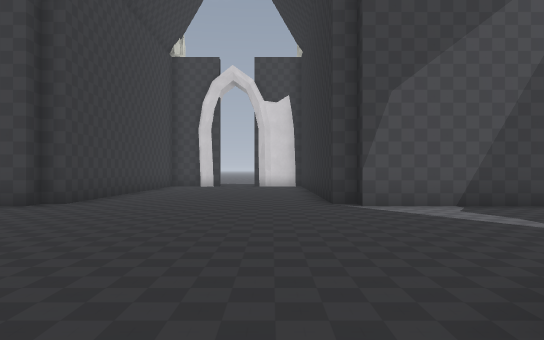
view 1 (above)

14 first-person views from a walk through a 3-D level made in the Godot game engine. The camera is 1.4 m above the floor, looks level and sees 70° across. The floor is counted in squares, 2 m on a side. Each view is taken from the middle of a square. On the plan, view 1 faces up. The plan holds only what a view shows up to about 11 squares ahead; the rest is blank. The place goes on beyond the plan. Characters and animated objects are not drawn. Some surface patterns are stand-ins.

view 2
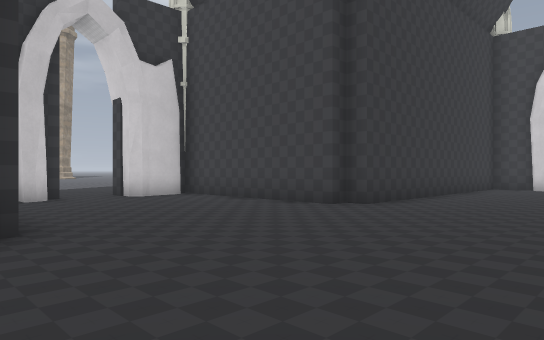

view 3
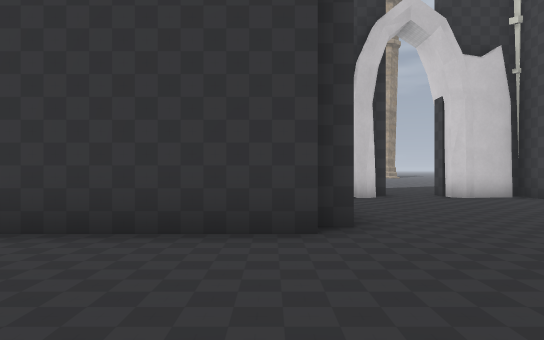

view 4
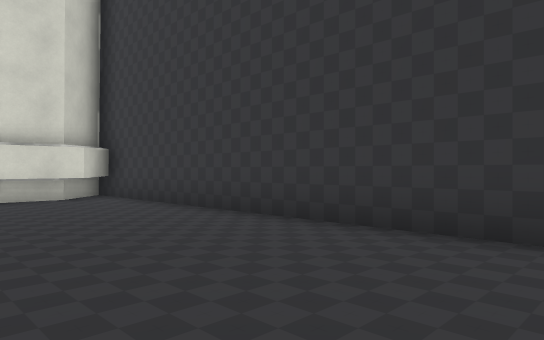

view 5
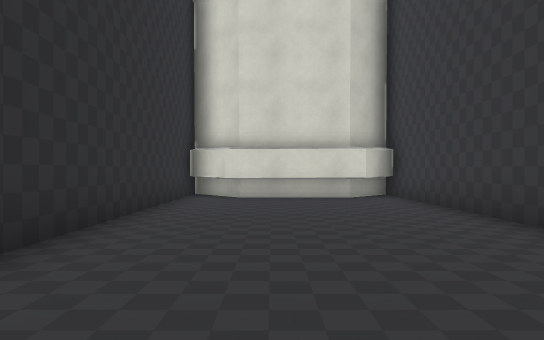

view 6
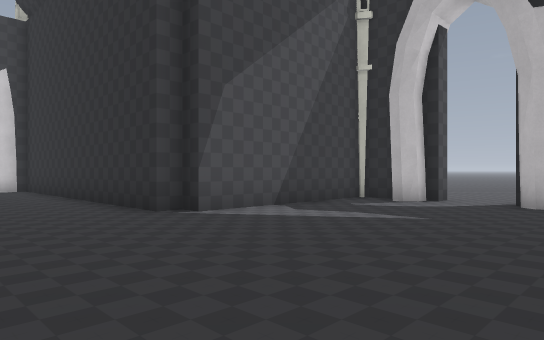

view 7
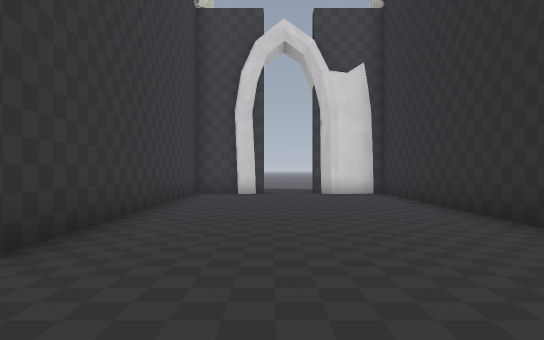

view 8
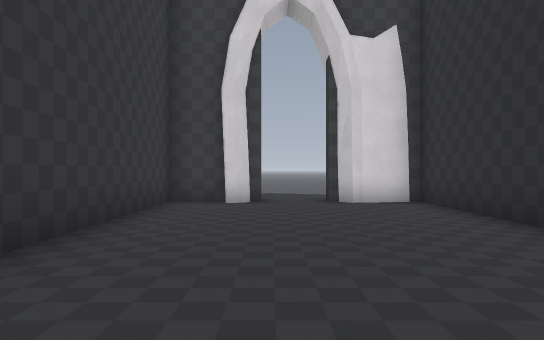

view 9
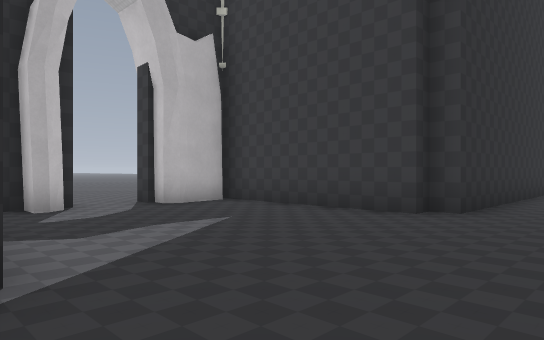

view 10
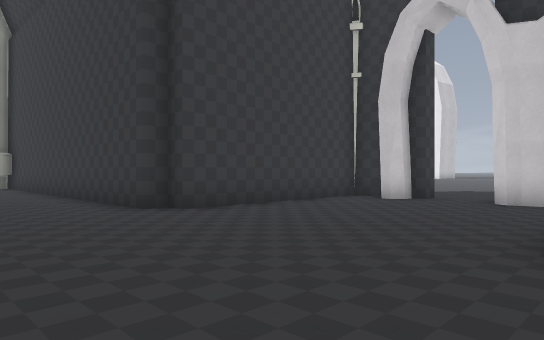

view 11
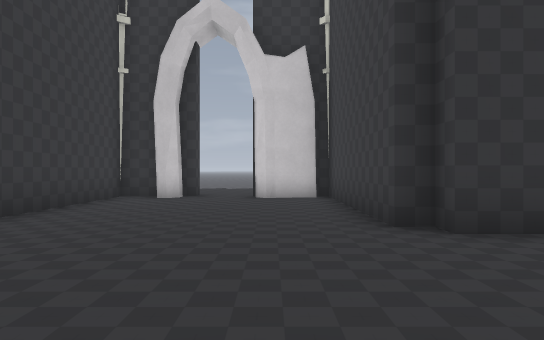

view 12
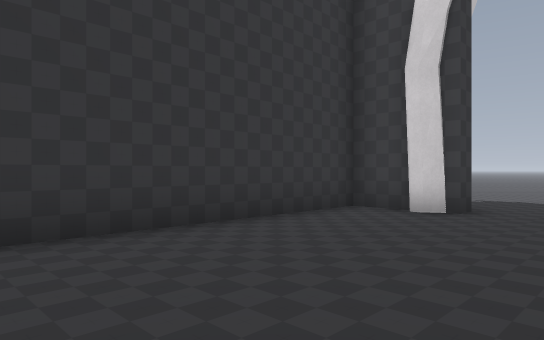

view 13
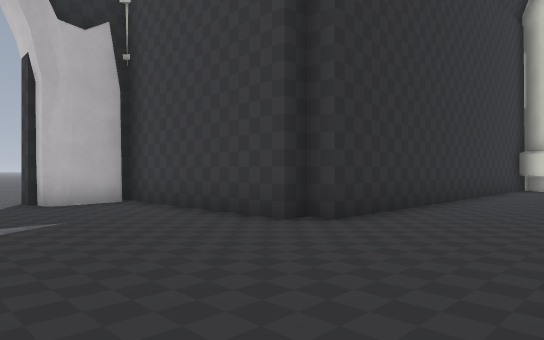

view 14
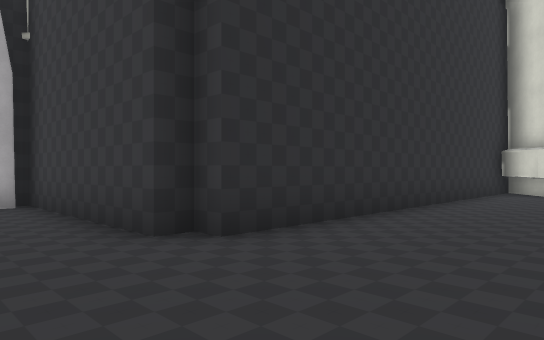

### Floor plan
Points are (right, up) in squares from view 1. A wall is a line through its corners. A room is listed if a view was taken in it or the views show most of it. See-through windows are left out.
Room 1 (views 1, 2, 3, 4, 5, 6, 7, 8, 9, 10, 11, 12, 13, 14)
walls: (-9.9, 7.3) (-9.7, 5.8) (-10, 5.5) (-10.8, 5.5); (6.2, 3.6) (6.4, 3.8); (6.4, 5.8) (6, 6.3) (6.7, 6.3) (6.7, 7.5) (1.7, 7.5) (1.7, 8) (1.2, 8) (1.2, 16.5) (-0.1, 16.4); (-10.3, 3.1) (-10.3, 2) (-4.7, 2) (-4.7, 1.5) (-4.2, 1.5) (-4.2, -9.1); (6.4, 2.2) (6.2, 3.8); (-10.8, 4) (-10.3, 4) (-10.3, 3.6); (-4.2, 16.5) (-4.2, 8) (-4.7, 8) (-4.7, 7.5) (-10.3, 7.5) (-10.3, 7.1); (-3.3, -7.5) (0.1, -7.5); (1.2, -9) (1.2, 1.5) (1.7, 1.5) (1.7, 2) (6.8, 2)
low walls: (-3, -7.8) (-0.2, -7.9)
ways out: opening at (-10.5, 4.5); opening at (7, 4.5)

Where each view was taken, in squares from view 1:
view 1: 0 up, 0 right, facing up
view 2: 1 up, 0 right, facing up-left
view 3: 1 up, 0 right, facing left
view 4: 2 up, 0 right, facing down-left
view 5: 2 up, 1 left, facing down
view 6: 2 up, 2 left, facing up-right
view 7: 5 up, 2 left, facing up
view 8: 8 up, 2 left, facing up
view 9: 8 up, 1 left, facing down-right
view 10: 8 up, 1 left, facing down-left
view 11: 6 up, 0 right, facing left
view 12: 10 up, 0 right, facing up-left
view 13: 6 up, 2 left, facing down-right
view 14: 4 up, 2 left, facing down-right
